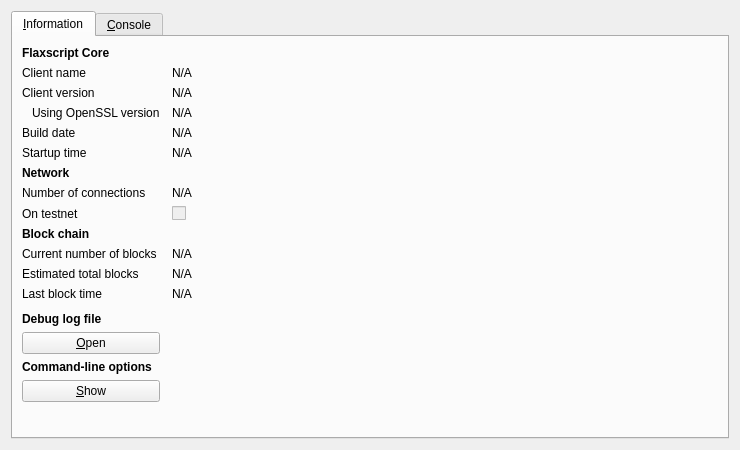
<?xml version="1.0" encoding="UTF-8"?>
<ui version="4.0">
 <class>RPCConsole</class>
 <widget class="QDialog" name="RPCConsole">
  <property name="geometry">
   <rect>
    <x>0</x>
    <y>0</y>
    <width>740</width>
    <height>450</height>
   </rect>
  </property>
  <property name="windowTitle">
   <string>Flaxscript - Debug window</string>
  </property>
  <layout class="QVBoxLayout" name="verticalLayout_2">
   <item>
    <widget class="QTabWidget" name="tabWidget">
     <property name="currentIndex">
      <number>0</number>
     </property>
     <widget class="QWidget" name="tab_info">
      <attribute name="title">
       <string>&amp;Information</string>
      </attribute>
      <layout class="QGridLayout" name="gridLayout" columnstretch="0,1">
       <property name="horizontalSpacing">
        <number>12</number>
       </property>
       <item row="0" column="0">
        <widget class="QLabel" name="label_9">
         <property name="font">
          <font>
           <weight>75</weight>
           <bold>true</bold>
          </font>
         </property>
         <property name="text">
          <string>Flaxscript Core</string>
         </property>
        </widget>
       </item>
       <item row="1" column="0">
        <widget class="QLabel" name="label_5">
         <property name="text">
          <string>Client name</string>
         </property>
        </widget>
       </item>
       <item row="1" column="1">
        <widget class="QLabel" name="clientName">
         <property name="cursor">
          <cursorShape>IBeamCursor</cursorShape>
         </property>
         <property name="text">
          <string>N/A</string>
         </property>
         <property name="textFormat">
          <enum>Qt::PlainText</enum>
         </property>
         <property name="textInteractionFlags">
          <set>Qt::LinksAccessibleByMouse|Qt::TextSelectableByKeyboard|Qt::TextSelectableByMouse</set>
         </property>
        </widget>
       </item>
       <item row="2" column="0">
        <widget class="QLabel" name="label_6">
         <property name="text">
          <string>Client version</string>
         </property>
        </widget>
       </item>
       <item row="2" column="1">
        <widget class="QLabel" name="clientVersion">
         <property name="cursor">
          <cursorShape>IBeamCursor</cursorShape>
         </property>
         <property name="text">
          <string>N/A</string>
         </property>
         <property name="textFormat">
          <enum>Qt::PlainText</enum>
         </property>
         <property name="textInteractionFlags">
          <set>Qt::LinksAccessibleByMouse|Qt::TextSelectableByKeyboard|Qt::TextSelectableByMouse</set>
         </property>
        </widget>
       </item>
       <item row="3" column="0">
        <widget class="QLabel" name="label_14">
         <property name="text">
          <string>Using OpenSSL version</string>
         </property>
         <property name="indent">
          <number>10</number>
         </property>
        </widget>
       </item>
       <item row="3" column="1">
        <widget class="QLabel" name="openSSLVersion">
         <property name="cursor">
          <cursorShape>IBeamCursor</cursorShape>
         </property>
         <property name="text">
          <string>N/A</string>
         </property>
         <property name="textFormat">
          <enum>Qt::PlainText</enum>
         </property>
         <property name="textInteractionFlags">
          <set>Qt::LinksAccessibleByMouse|Qt::TextSelectableByKeyboard|Qt::TextSelectableByMouse</set>
         </property>
        </widget>
       </item>
       <item row="4" column="0">
        <widget class="QLabel" name="label_12">
         <property name="text">
          <string>Build date</string>
         </property>
        </widget>
       </item>
       <item row="4" column="1">
        <widget class="QLabel" name="buildDate">
         <property name="cursor">
          <cursorShape>IBeamCursor</cursorShape>
         </property>
         <property name="text">
          <string>N/A</string>
         </property>
         <property name="textFormat">
          <enum>Qt::PlainText</enum>
         </property>
         <property name="textInteractionFlags">
          <set>Qt::LinksAccessibleByMouse|Qt::TextSelectableByKeyboard|Qt::TextSelectableByMouse</set>
         </property>
        </widget>
       </item>
       <item row="5" column="0">
        <widget class="QLabel" name="label_13">
         <property name="text">
          <string>Startup time</string>
         </property>
        </widget>
       </item>
       <item row="5" column="1">
        <widget class="QLabel" name="startupTime">
         <property name="cursor">
          <cursorShape>IBeamCursor</cursorShape>
         </property>
         <property name="text">
          <string>N/A</string>
         </property>
         <property name="textFormat">
          <enum>Qt::PlainText</enum>
         </property>
         <property name="textInteractionFlags">
          <set>Qt::LinksAccessibleByMouse|Qt::TextSelectableByKeyboard|Qt::TextSelectableByMouse</set>
         </property>
        </widget>
       </item>
       <item row="6" column="0">
        <widget class="QLabel" name="label_11">
         <property name="font">
          <font>
           <weight>75</weight>
           <bold>true</bold>
          </font>
         </property>
         <property name="text">
          <string>Network</string>
         </property>
        </widget>
       </item>
       <item row="7" column="0">
        <widget class="QLabel" name="label_7">
         <property name="text">
          <string>Number of connections</string>
         </property>
        </widget>
       </item>
       <item row="7" column="1">
        <widget class="QLabel" name="numberOfConnections">
         <property name="cursor">
          <cursorShape>IBeamCursor</cursorShape>
         </property>
         <property name="text">
          <string>N/A</string>
         </property>
         <property name="textFormat">
          <enum>Qt::PlainText</enum>
         </property>
         <property name="textInteractionFlags">
          <set>Qt::LinksAccessibleByMouse|Qt::TextSelectableByKeyboard|Qt::TextSelectableByMouse</set>
         </property>
        </widget>
       </item>
       <item row="8" column="0">
        <widget class="QLabel" name="label_8">
         <property name="text">
          <string>On testnet</string>
         </property>
        </widget>
       </item>
       <item row="8" column="1">
        <widget class="QCheckBox" name="isTestNet">
         <property name="enabled">
          <bool>false</bool>
         </property>
         <property name="text">
          <string/>
         </property>
        </widget>
       </item>
       <item row="9" column="0">
        <widget class="QLabel" name="label_10">
         <property name="font">
          <font>
           <weight>75</weight>
           <bold>true</bold>
          </font>
         </property>
         <property name="text">
          <string>Block chain</string>
         </property>
        </widget>
       </item>
       <item row="10" column="0">
        <widget class="QLabel" name="label_3">
         <property name="text">
          <string>Current number of blocks</string>
         </property>
        </widget>
       </item>
       <item row="10" column="1">
        <widget class="QLabel" name="numberOfBlocks">
         <property name="cursor">
          <cursorShape>IBeamCursor</cursorShape>
         </property>
         <property name="text">
          <string>N/A</string>
         </property>
         <property name="textFormat">
          <enum>Qt::PlainText</enum>
         </property>
         <property name="textInteractionFlags">
          <set>Qt::LinksAccessibleByMouse|Qt::TextSelectableByKeyboard|Qt::TextSelectableByMouse</set>
         </property>
        </widget>
       </item>
       <item row="11" column="0">
        <widget class="QLabel" name="label_4">
         <property name="text">
          <string>Estimated total blocks</string>
         </property>
        </widget>
       </item>
       <item row="11" column="1">
        <widget class="QLabel" name="totalBlocks">
         <property name="cursor">
          <cursorShape>IBeamCursor</cursorShape>
         </property>
         <property name="text">
          <string>N/A</string>
         </property>
         <property name="textFormat">
          <enum>Qt::PlainText</enum>
         </property>
         <property name="textInteractionFlags">
          <set>Qt::LinksAccessibleByMouse|Qt::TextSelectableByKeyboard|Qt::TextSelectableByMouse</set>
         </property>
        </widget>
       </item>
       <item row="12" column="0">
        <widget class="QLabel" name="label_2">
         <property name="text">
          <string>Last block time</string>
         </property>
        </widget>
       </item>
       <item row="12" column="1">
        <widget class="QLabel" name="lastBlockTime">
         <property name="cursor">
          <cursorShape>IBeamCursor</cursorShape>
         </property>
         <property name="text">
          <string>N/A</string>
         </property>
         <property name="textFormat">
          <enum>Qt::PlainText</enum>
         </property>
         <property name="textInteractionFlags">
          <set>Qt::LinksAccessibleByMouse|Qt::TextSelectableByKeyboard|Qt::TextSelectableByMouse</set>
         </property>
        </widget>
       </item>
       <item row="13" column="0">
        <spacer name="verticalSpacer_2">
         <property name="orientation">
          <enum>Qt::Vertical</enum>
         </property>
         <property name="sizeHint" stdset="0">
          <size>
           <width>20</width>
           <height>20</height>
          </size>
         </property>
        </spacer>
       </item>
       <item row="14" column="0">
        <widget class="QLabel" name="labelDebugLogfile">
         <property name="font">
          <font>
           <weight>75</weight>
           <bold>true</bold>
          </font>
         </property>
         <property name="text">
          <string>Debug log file</string>
         </property>
        </widget>
       </item>
       <item row="15" column="0">
        <widget class="QPushButton" name="openDebugLogfileButton">
         <property name="toolTip">
          <string>Open the Flaxscript debug log file from the current data directory. This can take a few seconds for large log files.</string>
         </property>
         <property name="text">
          <string>&amp;Open</string>
         </property>
         <property name="autoDefault">
          <bool>false</bool>
         </property>
        </widget>
       </item>
       <item row="16" column="0">
        <widget class="QLabel" name="labelCLOptions">
         <property name="font">
          <font>
           <weight>75</weight>
           <bold>true</bold>
          </font>
         </property>
         <property name="text">
          <string>Command-line options</string>
         </property>
        </widget>
       </item>
       <item row="17" column="0">
        <widget class="QPushButton" name="showCLOptionsButton">
         <property name="toolTip">
          <string>Show the Flaxscript-Qt help message to get a list with possible Flaxscript command-line options.</string>
         </property>
         <property name="text">
          <string>&amp;Show</string>
         </property>
         <property name="autoDefault">
          <bool>false</bool>
         </property>
        </widget>
       </item>
       <item row="18" column="0">
        <spacer name="verticalSpacer">
         <property name="orientation">
          <enum>Qt::Vertical</enum>
         </property>
         <property name="sizeHint" stdset="0">
          <size>
           <width>20</width>
           <height>40</height>
          </size>
         </property>
        </spacer>
       </item>
      </layout>
     </widget>
     <widget class="QWidget" name="tab_console">
      <attribute name="title">
       <string>&amp;Console</string>
      </attribute>
      <layout class="QVBoxLayout" name="verticalLayout_3">
       <property name="spacing">
        <number>3</number>
       </property>
       <item>
        <widget class="QTextEdit" name="messagesWidget">
         <property name="minimumSize">
          <size>
           <width>0</width>
           <height>100</height>
          </size>
         </property>
         <property name="readOnly">
          <bool>true</bool>
         </property>
         <property name="tabKeyNavigation" stdset="0">
          <bool>false</bool>
         </property>
         <property name="columnCount" stdset="0">
          <number>2</number>
         </property>
        </widget>
       </item>
       <item>
        <layout class="QHBoxLayout" name="horizontalLayout">
         <property name="spacing">
          <number>3</number>
         </property>
         <item>
          <widget class="QLabel" name="label">
           <property name="text">
            <string notr="true">&gt;</string>
           </property>
          </widget>
         </item>
         <item>
          <widget class="QLineEdit" name="lineEdit"/>
         </item>
         <item>
          <widget class="QPushButton" name="clearButton">
           <property name="maximumSize">
            <size>
             <width>24</width>
             <height>24</height>
            </size>
           </property>
           <property name="toolTip">
            <string>Clear console</string>
           </property>
           <property name="text">
            <string/>
           </property>
           <property name="icon">
            <iconset resource="../bitcoin.qrc">
             <normaloff>:/icons/remove</normaloff>:/icons/remove</iconset>
           </property>
           <property name="shortcut">
            <string notr="true">Ctrl+L</string>
           </property>
           <property name="autoDefault">
            <bool>false</bool>
           </property>
          </widget>
         </item>
        </layout>
       </item>
      </layout>
     </widget>
    </widget>
   </item>
  </layout>
 </widget>
 <resources>
  <include location="../bitcoin.qrc"/>
 </resources>
 <connections/>
</ui>
